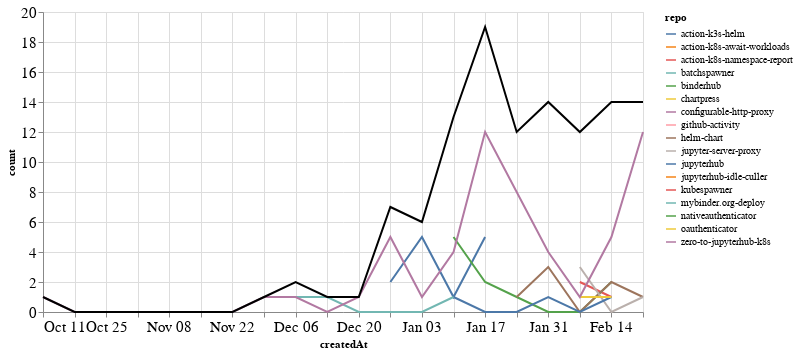

The code cell stored with this chart in its notebook:
### Markdown cell above
### PRs

### Code cell
prs_time = prs.groupby('repo').resample('W', on='createdAt').count()['author'].reset_index()
prs_time = prs_time.rename(columns={'author': 'count'})
prs_time_total = prs_time.groupby('createdAt').agg({"count": "sum"}).reset_index()

ch1 = alt.Chart(prs_time, width=600).mark_line().encode(
    x='createdAt',
    y='count',
    color='repo',
    tooltip="repo"
)

ch2 = alt.Chart(prs_time_total, width=600).mark_line(color="black").encode(
    x='createdAt',
    y='count',
)

ch1 + ch2

### Figure 1 — Vega-Lite specification as saved in the notebook (floating-point values rounded to 4 significant figures)
{"config": {"axisLeft": {"labelFontSize": 15}, "axisBottom": {"labelFontSize": 15}}, "layer": [{"data": {"name": "data-63957261590b5f5fe01128b4c543dd0c"}, "mark": "line", "encoding": {"color": {"type": "nominal", "field": "repo"}, "tooltip": {"type": "nominal", "field": "repo"}, "x": {"type": "temporal", "field": "createdAt"}, "y": {"type": "quantitative", "field": "count"}}, "width": 600}, {"data": {"name": "data-e222056442da36cb2273a85999082026"}, "mark": {"type": "line", "color": "black"}, "encoding": {"x": {"type": "temporal", "field": "createdAt"}, "y": {"type": "quantitative", "field": "count"}}, "width": 600}], "$schema": "https://vega.github.io/schema/vega-lite/v4.8.1.json", "datasets": {"data-63957261590b5f5fe01128b4c543dd0c": [{"repo": "action-k3s-helm", "createdAt": "2020-12-27T00:00:00", "count": 2}, {"repo": "action-k3s-helm", "createdAt": "2021-01-03T00:00:00", "count": 5}, {"repo": "action-k3s-helm", "createdAt": "2021-01-10T00:00:00", "count": 1}, {"repo": "action-k3s-helm", "createdAt": "2021-01-17T00:00:00", "count": 5}, {"repo": "action-k8s-await-workloads", "createdAt": "2021-02-07T00:00:00", "count": 3}, {"repo": "action-k8s-namespace-report", "createdAt": "2021-02-07T00:00:00", "count": 2}, {"repo": "action-k8s-namespace-report", "createdAt": "2021-02-14T00:00:00", "count": 1}, {"repo": "batchspawner", "createdAt": "2021-01-31T00:00:00", "count": 1}, {"repo": "binderhub", "createdAt": "2021-01-10T00:00:00", "count": 5}, {"repo": "binderhub", "createdAt": "2021-01-17T00:00:00", "count": 2}, {"repo": "binderhub", "createdAt": "2021-01-24T00:00:00", "count": 1}, {"repo": "binderhub", "createdAt": "2021-01-31T00:00:00", "count": 0}, {"repo": "binderhub", "createdAt": "2021-02-07T00:00:00", "count": 0}, {"repo": "binderhub", "createdAt": "2021-02-14T00:00:00", "count": 2}, {"repo": "chartpress", "createdAt": "2021-01-24T00:00:00", "count": 2}, {"repo": "configurable-http-proxy", "createdAt": "2021-02-07T00:00:00", "count": 2}, {"repo": "github-activity", "createdAt": "2021-01-10T00:00:00", "count": 1}, {"repo": "helm-chart", "createdAt": "2021-01-24T00:00:00", "count": 1}, {"repo": "helm-chart", "createdAt": "2021-01-31T00:00:00", "count": 3}, {"repo": "helm-chart", "createdAt": "2021-02-07T00:00:00", "count": 0}, {"repo": "helm-chart", "createdAt": "2021-02-14T00:00:00", "count": 2}, {"repo": "helm-chart", "createdAt": "2021-02-21T00:00:00", "count": 1}, {"repo": "jupyter-server-proxy", "createdAt": "2021-02-07T00:00:00", "count": 3}, {"repo": "jupyter-server-proxy", "createdAt": "2021-02-14T00:00:00", "count": 0}, {"repo": "jupyter-server-proxy", "createdAt": "2021-02-21T00:00:00", "count": 1}, {"repo": "jupyterhub", "createdAt": "2021-01-10T00:00:00", "count": 1}, {"repo": "jupyterhub", "createdAt": "2021-01-17T00:00:00", "count": 0}, {"repo": "jupyterhub", "createdAt": "2021-01-24T00:00:00", "count": 0}, {"repo": "jupyterhub", "createdAt": "2021-01-31T00:00:00", "count": 1}, {"repo": "jupyterhub", "createdAt": "2021-02-07T00:00:00", "count": 0}, {"repo": "jupyterhub", "createdAt": "2021-02-14T00:00:00", "count": 1}, {"repo": "jupyterhub-idle-culler", "createdAt": "2021-01-31T00:00:00", "count": 1}, {"repo": "kubespawner", "createdAt": "2021-02-14T00:00:00", "count": 2}, {"repo": "mybinder.org-deploy", "createdAt": "2020-12-06T00:00:00", "count": 1}, {"repo": "mybinder.org-deploy", "createdAt": "2020-12-13T00:00:00", "count": 1}, {"repo": "mybinder.org-deploy", "createdAt": "2020-12-20T00:00:00", "count": 0}, {"repo": "mybinder.org-deploy", "createdAt": "2020-12-27T00:00:00", "count": 0}, {"repo": "mybinder.org-deploy", "createdAt": "2021-01-03T00:00:00", "count": 0}, {"repo": "mybinder.org-deploy", "createdAt": "2021-01-10T00:00:00", "count": 1}, {"repo": "nativeauthenticator", "createdAt": "2021-01-31T00:00:00", "count": 4}, {"repo": "oauthenticator", "createdAt": "2021-02-07T00:00:00", "count": 1}, {"repo": "oauthenticator", "createdAt": "2021-02-14T00:00:00", "count": 1}, {"repo": "zero-to-jupyterhub-k8s", "createdAt": "2020-10-11T00:00:00", "count": 1}, {"repo": "zero-to-jupyterhub-k8s", "createdAt": "2020-10-18T00:00:00", "count": 0}, {"repo": "zero-to-jupyterhub-k8s", "createdAt": "2020-10-25T00:00:00", "count": 0}, {"repo": "zero-to-jupyterhub-k8s", "createdAt": "2020-11-01T00:00:00", "count": 0}, {"repo": "zero-to-jupyterhub-k8s", "createdAt": "2020-11-08T00:00:00", "count": 0}, {"repo": "zero-to-jupyterhub-k8s", "createdAt": "2020-11-15T00:00:00", "count": 0}, {"repo": "zero-to-jupyterhub-k8s", "createdAt": "2020-11-22T00:00:00", "count": 0}, {"repo": "zero-to-jupyterhub-k8s", "createdAt": "2020-11-29T00:00:00", "count": 1}, {"repo": "zero-to-jupyterhub-k8s", "createdAt": "2020-12-06T00:00:00", "count": 1}, {"repo": "zero-to-jupyterhub-k8s", "createdAt": "2020-12-13T00:00:00", "count": 0}, {"repo": "zero-to-jupyterhub-k8s", "createdAt": "2020-12-20T00:00:00", "count": 1}, {"repo": "zero-to-jupyterhub-k8s", "createdAt": "2020-12-27T00:00:00", "count": 5}, {"repo": "zero-to-jupyterhub-k8s", "createdAt": "2021-01-03T00:00:00", "count": 1}, {"repo": "zero-to-jupyterhub-k8s", "createdAt": "2021-01-10T00:00:00", "count": 4}, {"repo": "zero-to-jupyterhub-k8s", "createdAt": "2021-01-17T00:00:00", "count": 12}, {"repo": "zero-to-jupyterhub-k8s", "createdAt": "2021-01-24T00:00:00", "count": 8}, {"repo": "zero-to-jupyterhub-k8s", "createdAt": "2021-01-31T00:00:00", "count": 4}, {"repo": "zero-to-jupyterhub-k8s", "createdAt": "2021-02-07T00:00:00", "count": 1}, {"repo": "zero-to-jupyterhub-k8s", "createdAt": "2021-02-14T00:00:00", "count": 5}, {"repo": "zero-to-jupyterhub-k8s", "createdAt": "2021-02-21T00:00:00", "count": 12}], "data-e222056442da36cb2273a85999082026": [{"createdAt": "2020-10-11T00:00:00", "count": 1}, {"createdAt": "2020-10-18T00:00:00", "count": 0}, {"createdAt": "2020-10-25T00:00:00", "count": 0}, {"createdAt": "2020-11-01T00:00:00", "count": 0}, {"createdAt": "2020-11-08T00:00:00", "count": 0}, {"createdAt": "2020-11-15T00:00:00", "count": 0}, {"createdAt": "2020-11-22T00:00:00", "count": 0}, {"createdAt": "2020-11-29T00:00:00", "count": 1}, {"createdAt": "2020-12-06T00:00:00", "count": 2}, {"createdAt": "2020-12-13T00:00:00", "count": 1}, {"createdAt": "2020-12-20T00:00:00", "count": 1}, {"createdAt": "2020-12-27T00:00:00", "count": 7}, {"createdAt": "2021-01-03T00:00:00", "count": 6}, {"createdAt": "2021-01-10T00:00:00", "count": 13}, {"createdAt": "2021-01-17T00:00:00", "count": 19}, {"createdAt": "2021-01-24T00:00:00", "count": 12}, {"createdAt": "2021-01-31T00:00:00", "count": 14}, {"createdAt": "2021-02-07T00:00:00", "count": 12}, {"createdAt": "2021-02-14T00:00:00", "count": 14}, {"createdAt": "2021-02-21T00:00:00", "count": 14}]}}
